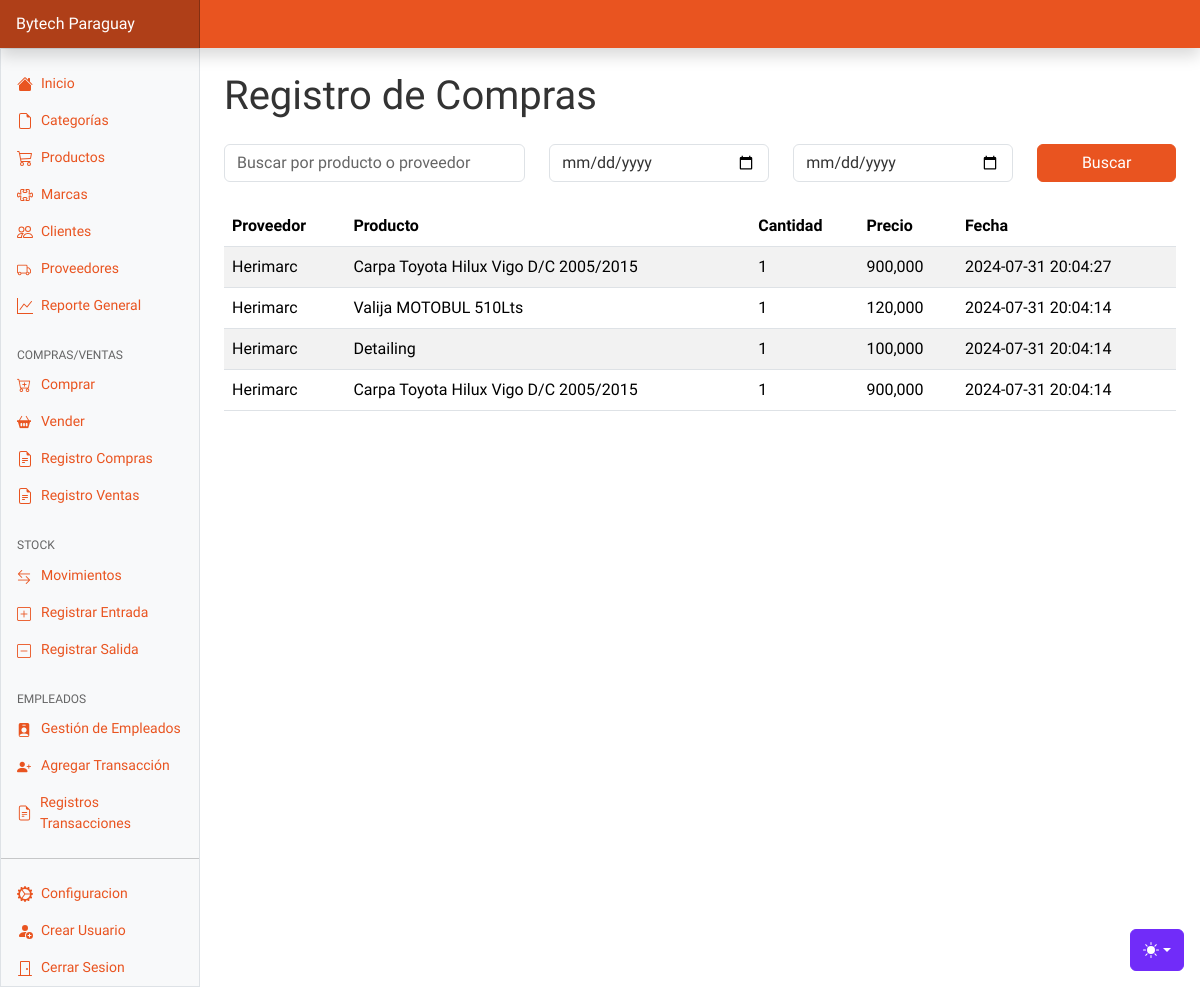
The app's page /registro_compras.php (signed in), older data.
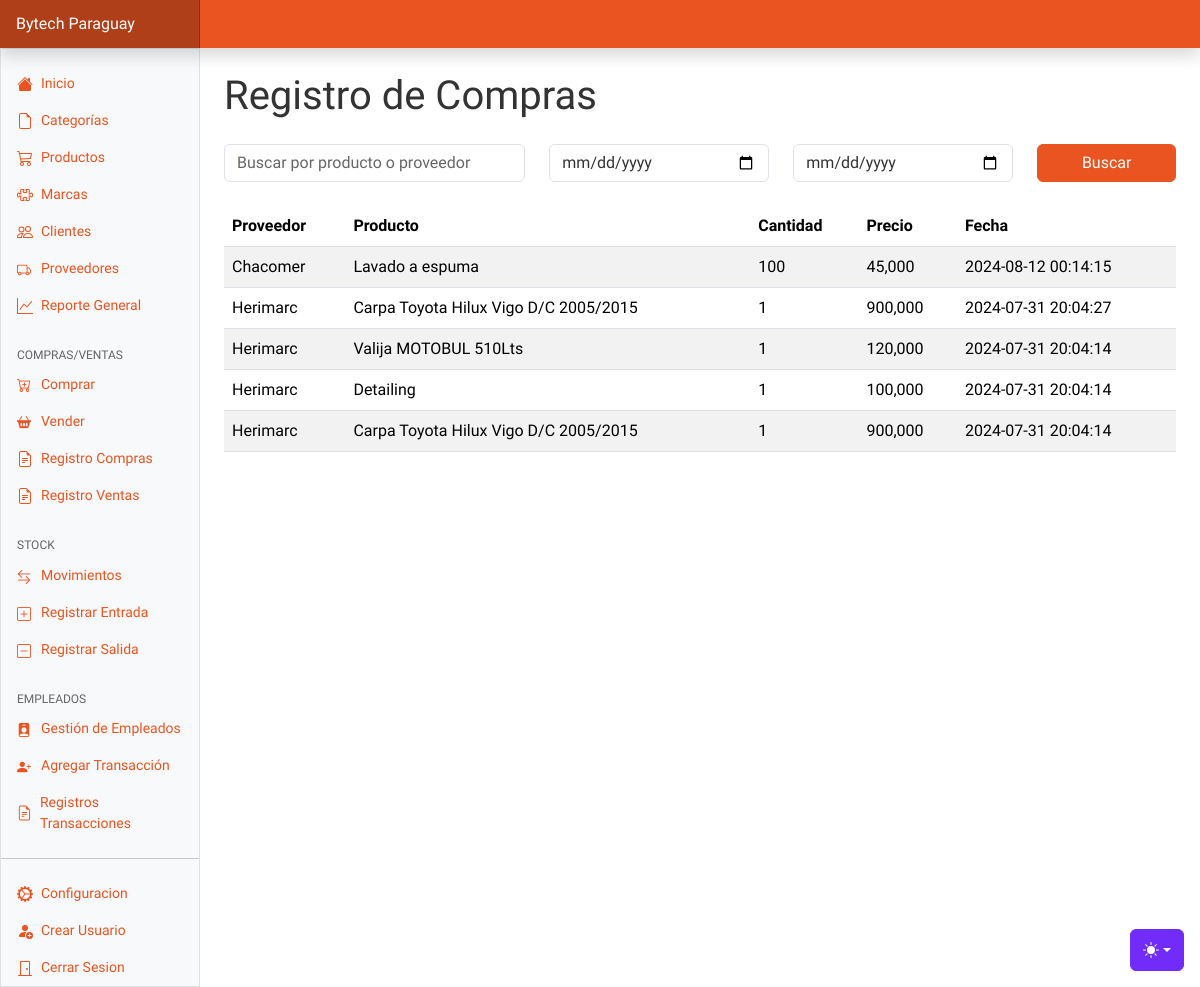
The same page, newer data.
### tables this page shows
CREATE TABLE `compras` (
  `id` int(11) NOT NULL,
  `producto_id` int(11) DEFAULT NULL,
  `cantidad` int(11) NOT NULL,
  `precio` decimal(10,2) NOT NULL,
  `fecha` timestamp NOT NULL DEFAULT current_timestamp(),
  `proveedor_id` int(11) NOT NULL
);

CREATE TABLE `proveedores` (
  `id` int(11) NOT NULL,
  `nombre` varchar(255) NOT NULL,
  `contacto` varchar(255) DEFAULT NULL
);

CREATE TABLE `productos` (
  `id` int(11) NOT NULL,
  `nombre` varchar(255) NOT NULL,
  `descripcion` text DEFAULT NULL,
  `imagen` varchar(255) DEFAULT NULL,
  `costo` decimal(10,2) NOT NULL,
  `precioMayorista` decimal(10,2) NOT NULL,
  `precioMinorista` decimal(10,2) NOT NULL,
  `cantidad` int(11) NOT NULL,
  `categoria_id` int(11) DEFAULT NULL,
  `marca_id` int(11) DEFAULT NULL
);

### registro_compras.php (the view, shortened to what this page needs)
<?php
require "config/start.php";
$search = isset($_GET['search']) ? $_GET['search'] : '';
$fecha_inicio = isset($_GET['fecha_inicio']) ? $_GET['fecha_inicio'] : '';
$fecha_fin = isset($_GET['fecha_fin']) ? $_GET['fecha_fin'] : '';
$sql = "SELECT compras.*, productos.nombre AS producto_nombre, proveedores.nombre AS proveedor_nombre
        FROM compras
        JOIN productos ON compras.producto_id = productos.id
        JOIN proveedores ON compras.proveedor_id = proveedores.id
        WHERE (productos.nombre LIKE :search OR proveedores.nombre LIKE :search)";
$sql .= " ORDER BY compras.fecha DESC";
$stmt = $pdo->prepare($sql);
$params = ['search' => "%$search%"];
$stmt->execute($params);
$compras = $stmt->fetchAll();
?>
<!DOCTYPE html>
<html lang="es">
<head>
    <?php include 'components/head.php'?>
    <link href="scripts/select2/select2.min.css" rel="stylesheet" />
</head>
<body>
<?php include 'components/header.php'?>
<main class="col-md-9 ms-sm-auto col-lg-10 px-md-4">
    <h1 class="my-4">Registro de Compras</h1>
    <form method="get" class="mb-4">
        <div class="row">
            <div class="col-md-4">
                <input type="text" id="search" name="search" class="form-control" placeholder="Buscar por producto o proveedor" value="<?= htmlspecialchars($search) ?>">
            </div>
            <div class="col-md-3">
                <input type="date" name="fecha_inicio" class="form-control" value="<?= htmlspecialchars($fecha_inicio) ?>" placeholder="Fecha Inicio">
            </div>
            <div class="col-md-3">
                <input type="date" name="fecha_fin" class="form-control" value="<?= htmlspecialchars($fecha_fin) ?>" placeholder="Fecha Fin">
            </div>
            <div class="col-md-2">
                <button type="submit" class="btn btn-primary w-100">Buscar</button>
            </div>
        </div>
    </form>
    <table class="table table-striped">
        <thead>
            <tr>
                <th>Proveedor</th>
                <th>Producto</th>
                <th>Cantidad</th>
                <th>Precio</th>
                <th>Fecha</th>
            </tr>
        </thead>
        <tbody>
            <?php foreach ($compras as $compra): ?>
                <tr>
                    <td><?= htmlspecialchars($compra['proveedor_nombre']) ?></td>
                    <td><?= htmlspecialchars($compra['producto_nombre']) ?></td>
                    <td><?= htmlspecialchars($compra['cantidad']) ?></td>
                    <td><?= htmlspecialchars(number_format($compra['precio'], 0)) ?></td>
                    <td><?= htmlspecialchars($compra['fecha']) ?></td>
                </tr>
            <?php endforeach; ?>
        </tbody>
    </table>
</main>
<?php include 'components/footer.php'?>
</body>
</html>

Row changes from the older to the newer data that the page shows:
added compras: proveedor.nombre "Chacomer", producto.nombre "Lavado a espuma", cantidad "100", precio "45,000", fecha "2024-08-12 00:14:15"
